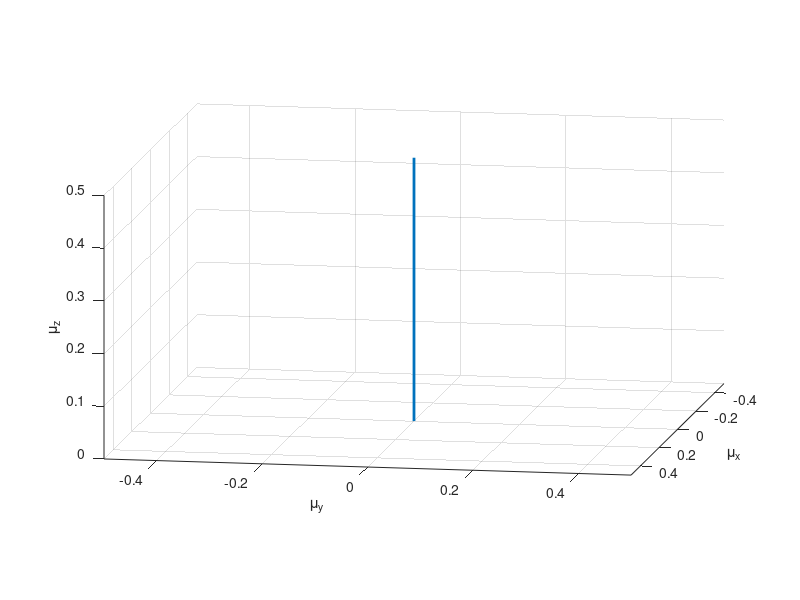

Write MATLAB code to recreate this figure. (Note: this script raises an error after producing the figure.)
clear all
close all
%Question 4
%Free induction decay

%B1 precession into transverse plane in laboratory frame

theta=linspace(0,pi./2,200);
phi=linspace(13.*pi./2,pi./2,200);
mu=0.5;

vecMu_up=[0,0,0];

noOfSteps = 200;

B1=mu.*0.1.*[1 0 0];

figure;
h1=subplot(1,1,1)
hold on;
axis equal;
view(100, 10);
xlabel('\mu_x');
ylabel('\mu_y');
zlabel('\mu_z');
xlim([-0.5 0.5]);
ylim([-0.5 0.5]);
zlim([0 0.5]);
grid on;

B0=[0 0 mu];
plot3([0 B0(1)], [0 B0(2)],...
     [0 B0(3)], 'Linestyle', '-', 'LineWidth', 2);
hold on
% plot3([0 B1(1)], [0 B1(2)],...
%      [0 B1(3)], 'Linestyle', '-', 'LineWidth', 2);
%  hold on

 B1phi=linspace(6.*pi,0,200);
 
for i=1:200
    
    vecMu(1)=mu.*[cos(phi(i)).*sin(theta(i))];
    vecMu(2)=mu.*[sin(phi(i)).*sin(theta(i))];
    vecMu(3)=mu.*cos(theta(i));
    
    B1(1)=mu.*0.1.*cos(B1phi(i));
    B1(2)=mu.*0.1.*sin(B1phi(i));
    
    hnew = plotSpin3_line_only(i,h1, vecMu ,B1, vecMu_up);
    
    hold on
    pause(0.01)
    
    ClearLinesFromAxes(hnew)
end
plotSpin3_line_only(i,h1, vecMu ,B1,vecMu_up);

%%

theta=pi./2;
phi=pi./2;

%vecMu = mu*[cos(phi)*sin(theta) sin(phi)*sin(theta) cos(theta)]';
vecMu0=vecMu;

noOfSteps = 1000;
w0=(2./3).*pi;
w=w0;

T1=10;
T2=5;
t=linspace(0,3.*T1,noOfSteps);

B1=[0,0,0];
vecMu=[0 0 0];
l=0;

for i=0:noOfSteps-1
   
    vecMu_up(1)=exp(-t(i+1)./T2).*((vecMu0(1).*cos(w.*t(i+1)))+(vecMu0(2).*sin(w.*t(i+1))));
    vecMu_up(2)=exp(-t(i+1)./T2).*((vecMu0(2).*cos(w.*t(i+1)))-(vecMu0(1).*sin(w.*t(i+1))));
    vecMu_up(3)=(vecMu0(3).*(exp(-t(i+1)./T1)))+mu.*(1-exp(-t(i+1)./T1)); 
    
    h_up = plotSpin3_line_only(l,h1,vecMu,B1,vecMu_up);
    
    hold on
    
    pause(0.001);
    
    ClearLinesFromAxes(h_up);

end
plotSpin3_line_only(l,h1,vecMu,B1,vecMu_up);